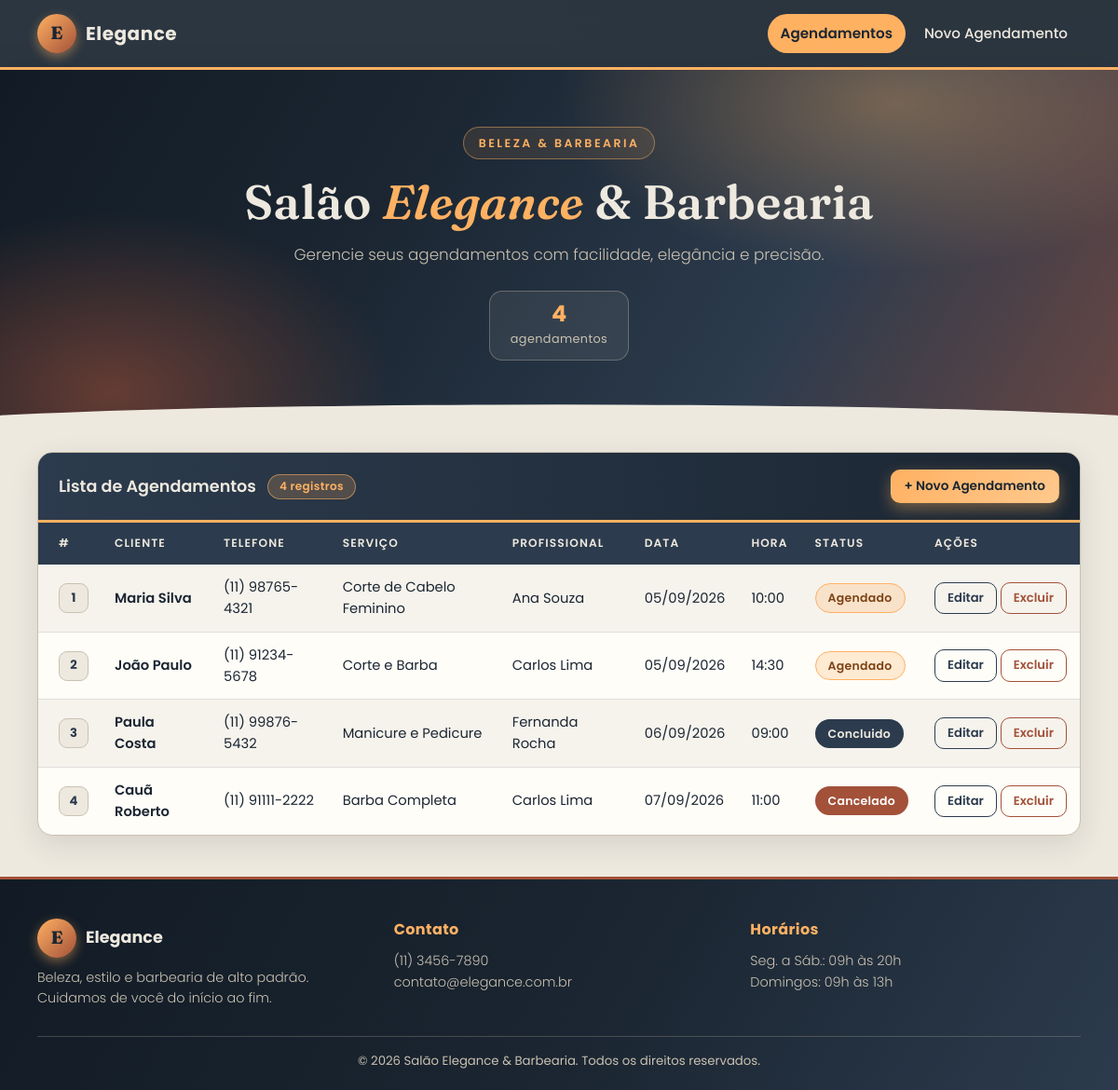
The page / on the database its author committed.
### tables this page shows
CREATE TABLE agendamentos (
    id INT AUTO_INCREMENT PRIMARY KEY,   
    cliente VARCHAR(100) NOT NULL,        
    telefone VARCHAR(20) NOT NULL,        
    email VARCHAR(120) NOT NULL,          
    servico VARCHAR(100) NOT NULL,        
    profissional VARCHAR(100) NOT NULL,   
    data DATE NOT NULL,                   
    hora TIME NOT NULL,                   
    observacao TEXT,                      
    status ENUM('agendado','concluido','cancelado') DEFAULT 'agendado',  
    criado_em TIMESTAMP DEFAULT CURRENT_TIMESTAMP  
);

### index.php (the view, shortened to what this page needs)
<?php
require_once 'php/config.php';
$stmt = $pdo->query("SELECT * FROM agendamentos ORDER BY data, hora");
$agendamentos = $stmt->fetchAll();
$total = count($agendamentos);
?>
<!DOCTYPE html>
<html lang="pt-BR">
<head>
    <link href="css/estilo.css" rel="stylesheet">
</head>
<body>
    <nav class="navbar">
        <div class="container navbar-inner">
            <a class="brand" href="index.php">
                <span class="brand-logo">E</span> Elegance
            </a>
            <ul class="nav-links" id="navLinks">
                <li><a class="ativo" href="index.php">Agendamentos</a></li>
                <li><a href="#" data-abrir-modal="modalCadastro">Novo Agendamento</a></li>
            </ul>
        </div>
    </nav>
    <header class="hero">
        <div class="container">
            <span class="hero-eyebrow">Beleza &amp; Barbearia</span>
            <h1>Salão <span class="destaque-dourado">Elegance</span> &amp; Barbearia</h1>
            <p class="lead">Gerencie seus agendamentos com facilidade, elegância e precisão.</p>
            <div class="hero-stats">
                <div class="hero-stat">
                    <strong><?= $total ?></strong>
                    <span><?= $total === 1 ? 'agendamento' : 'agendamentos' ?></span>
                </div>
            </div>
        </div>
    </header>
    <main class="container conteudo">
        <section class="card">
            <div class="card-header">
                <div class="card-header-titulo">
                    <h2>Lista de Agendamentos</h2>
                    <span class="contador"><?= $total ?> <?= $total === 1 ? 'registro' : 'registros' ?></span>
                </div>
                <button type="button" class="btn btn-acento btn-pequeno" data-abrir-modal="modalCadastro">
                    + Novo Agendamento
                </button>
            </div>
            <div class="card-body tabela-wrap">
                <table class="tabela">
                    <thead>
                        <tr>
                            <th>#</th>
                            <th>Cliente</th>
                            <th>Telefone</th>
                            <th>Serviço</th>
                            <th>Profissional</th>
                            <th>Data</th>
                            <th>Hora</th>
                            <th>Status</th>
                            <th>Ações</th>
                        </tr>
                    </thead>
                    <tbody>
                        <?php if ($total > 0) : ?>
                            <?php foreach ($agendamentos as $a) : ?>
                                <tr>
                                    <td><span class="cel-id"><?= $a['id'] ?></span></td>
                                    <td class="cel-cliente"><?= htmlspecialchars($a['cliente']) ?></td>
                                    <td><?= htmlspecialchars($a['telefone']) ?></td>
                                    <td><?= htmlspecialchars($a['servico']) ?></td>
                                    <td><?= htmlspecialchars($a['profissional']) ?></td>
                                    <td class="cel-data"><?= date('d/m/Y', strtotime($a['data'])) ?></td>
                                    <td class="cel-hora"><?= date('H:i', strtotime($a['hora'])) ?></td>
                                    <td>
                                        <span class="badge-status badge-<?= $a['status'] ?>">
                                            <?= ucfirst($a['status']) ?>
                                        </span>
                                    </td>
                                    <td class="cel-acoes">
                                        <a href="index.php?editar=<?= $a['id'] ?>" class="btn btn-editar">Editar</a>
                                        <a href="php/agendamento.php?acao=deletar&id=<?= $a['id'] ?>"
                                           class="btn btn-excluir js-excluir"
                                           data-cliente="<?= htmlspecialchars($a['cliente']) ?>">Excluir</a>
                                    </td>
                                </tr>
                            <?php endforeach; ?>
                        <?php endif; ?>
                    </tbody>
                </table>
            </div>
        </section>
    </main>
    <footer class="footer">
        <div class="container">
            <div class="footer-grid">
                <div>
                    <div class="footer-brand"><span class="brand-logo">E</span> Elegance</div>
                    <p>Beleza, estilo e barbearia de alto padrão. Cuidamos de você do início ao fim.</p>
                </div>
                <div>
                    <h5>Contato</h5>
                    <p>(11) 3456-7890<br>contato@elegance.com.br</p>
                </div>
                <div>
                    <h5>Horários</h5>
                    <p>Seg. a Sáb.: 09h às 20h<br>Domingos: 09h às 13h</p>
                </div>
            </div>
            <div class="rodape-base">
                &copy; <?= date('Y') ?> Salão Elegance &amp; Barbearia. Todos os direitos reservados.
            </div>
        </div>
    </footer>
</body>
</html>

### rows shown on the page
agendamentos: id "1", cliente "Maria Silva", telefone "(11) 98765-4321", servico "Corte de Cabelo Feminino", profissional "Ana Souza", data "05/09/2026", hora "10:00", status "Agendado"
agendamentos: id "2", cliente "João Paulo", telefone "(11) 91234-5678", servico "Corte e Barba", profissional "Carlos Lima", data "05/09/2026", hora "14:30", status "Agendado"
agendamentos: id "3", cliente "Paula Costa", telefone "(11) 99876-5432", servico "Manicure e Pedicure", profissional "Fernanda Rocha", data "06/09/2026", hora "09:00", status "Concluido"
agendamentos: id "4", cliente "Cauã Roberto", telefone "(11) 91111-2222", servico "Barba Completa", profissional "Carlos Lima", data "07/09/2026", hora "11:00", status "Cancelado"

### other values the page prints
$total "4"
